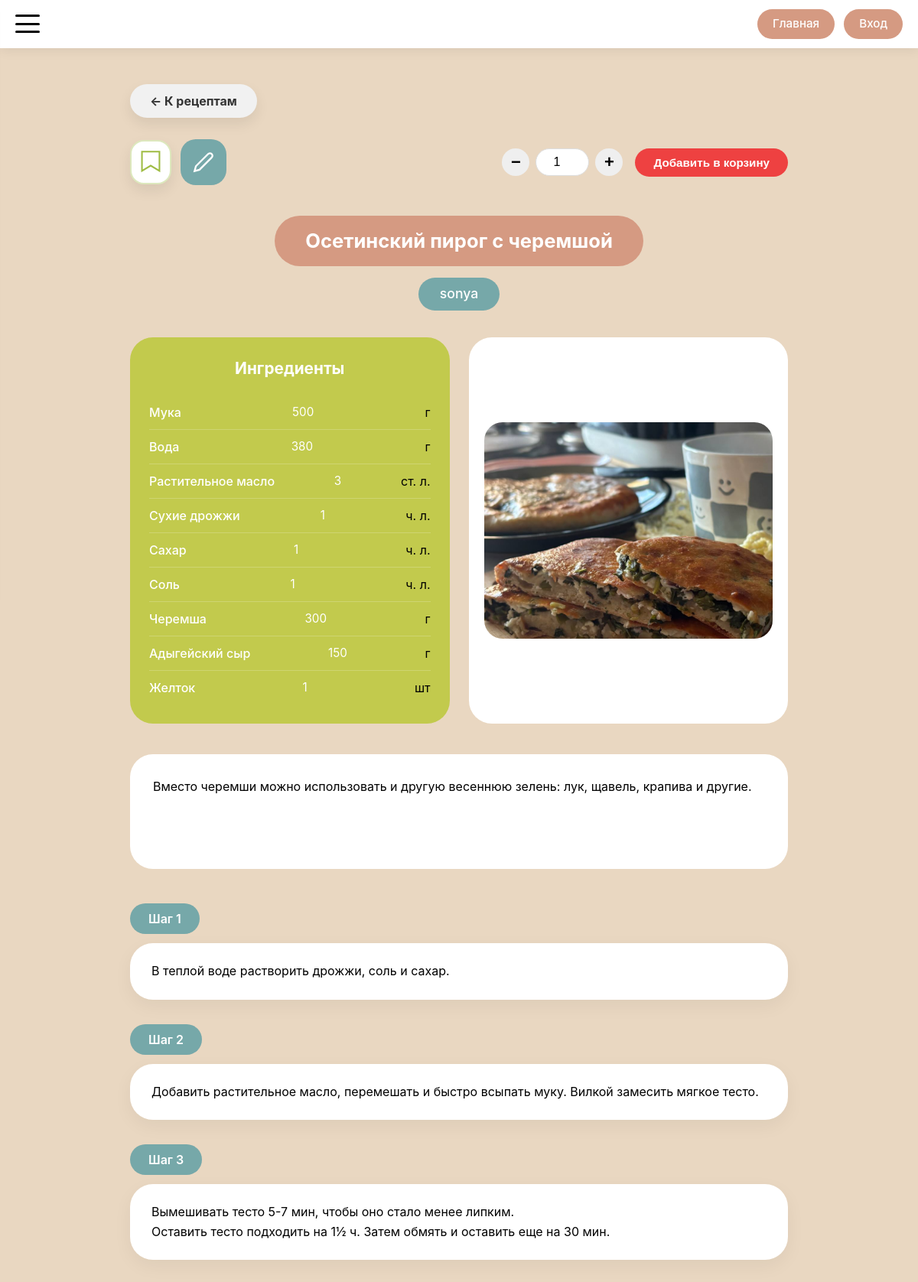
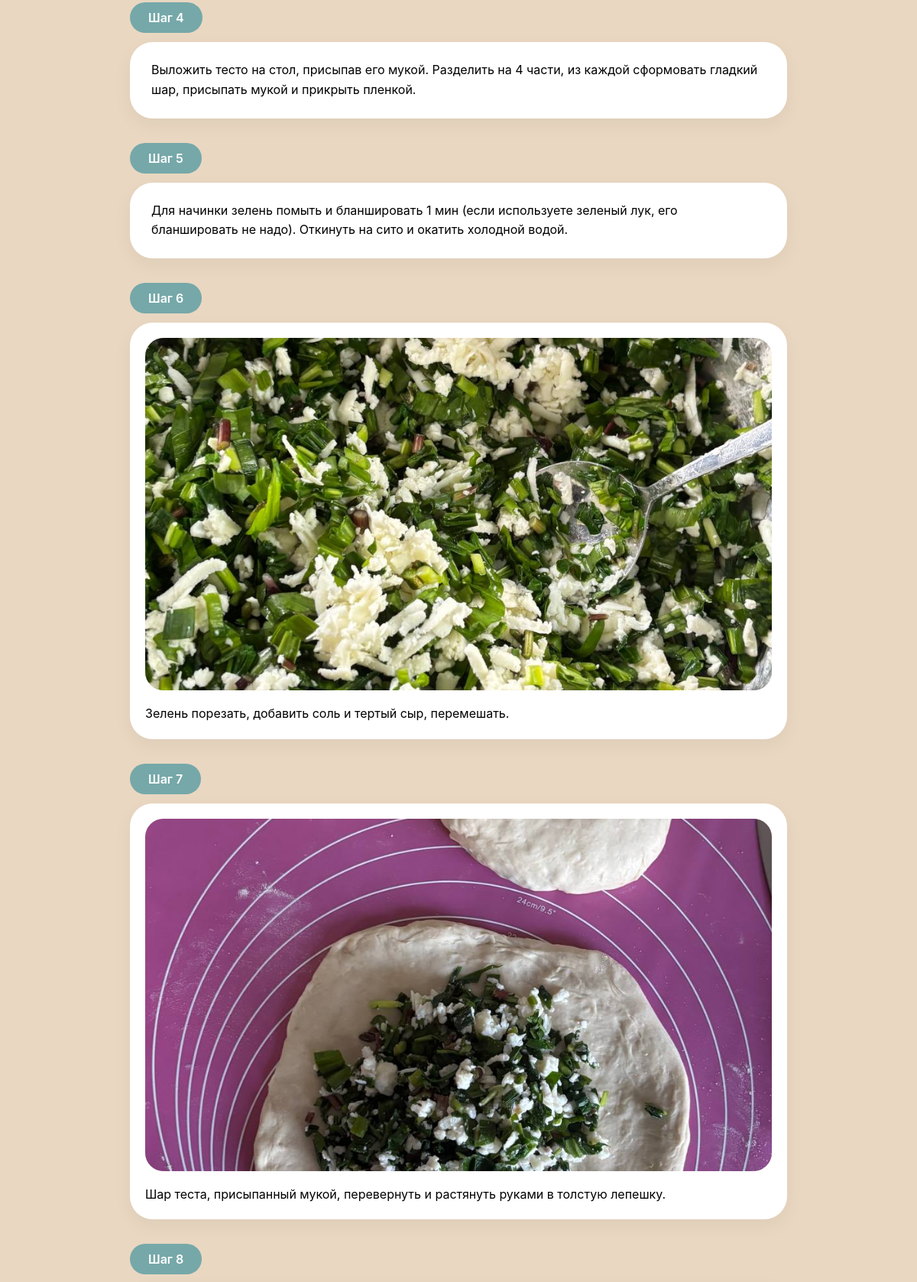
Screenshot of /recipes/9 (upper part) with the database file from the repository (2 pictures, top to bottom).
### models.py (models this page shows, shortened)
class Recipe(db.Model):
    __tablename__ = 'recipe'
    id = db.Column(db.Integer, primary_key=True)
    title = db.Column(db.String(200), nullable=False)
    description = db.Column(db.Text)
    author_id = db.Column(db.Integer, db.ForeignKey('user.id'), nullable=False)
    status = db.Column(db.Enum(RecipeStatusEnum), nullable=False, default=RecipeStatusEnum.PENDING)
    created_at = db.Column(db.DateTime, default=datetime.utcnow)
    updated_at = db.Column(db.DateTime, default=datetime.utcnow, onupdate=datetime.utcnow)
    main_image_url = db.Column(db.String(300))
    calories = db.Column(db.Float, nullable=True)
    proteins = db.Column(db.Float, nullable=True)
    fats = db.Column(db.Float, nullable=True)
    carbohydrates = db.Column(db.Float, nullable=True)
    ingredients = db.Column(db.JSON)  # В SQLAlchemy JSON может хранить массивы
    steps = db.relationship('RecipeStep', backref='recipe', lazy='dynamic', cascade='all, delete-orphan')
    comments = db.relationship('Comment', backref='recipe', lazy='dynamic', cascade='all, delete-orphan')
    notes = db.relationship('Note', backref='recipe', lazy='dynamic', cascade='all, delete-orphan')
    favorites = db.relationship('Favorite', backref='recipe', lazy='dynamic', cascade='all, delete-orphan')
    cart_items = db.relationship('CartItem', backref='recipe', lazy='dynamic', cascade='all, delete-orphan')

class User(db.Model, UserMixin):
    __tablename__ = 'user'
    id = db.Column(db.Integer, primary_key=True)
    username = db.Column(db.String(100), unique=True, nullable=False)
    password_hash = db.Column(db.String(255), nullable=False)
    avatar_url = db.Column(db.String(300))
    created_at = db.Column(db.DateTime, default=datetime.utcnow)
    role = db.Column(db.Enum(UserRoleEnum), nullable=False, default=UserRoleEnum.USER)
    recipes = db.relationship('Recipe', backref='author', lazy='dynamic')
    comments = db.relationship('Comment', backref='author', lazy='dynamic')
    favorites = db.relationship('Favorite', backref='user', lazy='dynamic')
    cart_items = db.relationship('CartItem', backref='user', lazy='dynamic')
    notes = db.relationship('Note', backref='user', lazy='dynamic')
    chefs = db.relationship('Chef', backref='admin', lazy='dynamic')
    articles = db.relationship('Article', backref='author', lazy='dynamic')
    chef_ratings = db.relationship('ChefRating', backref='user', lazy='dynamic', cascade='all, delete-orphan')

class RecipeStep(db.Model):
    __tablename__ = 'recipe_step'
    id = db.Column(db.Integer, primary_key=True)
    recipe_id = db.Column(db.Integer, db.ForeignKey('recipe.id'), nullable=False)
    step_number = db.Column(db.Integer, nullable=False)
    text = db.Column(db.Text, nullable=False)
    image_url = db.Column(db.String(300))
    __table_args__ = (
        db.UniqueConstraint('recipe_id', 'step_number', name='unique_recipe_step'),
    )

### routes/recipe_routes.py (the view, shortened to what this page needs)
@app.route('/recipes/<int:recipe_id>')
def recipe_detail(recipe_id):
    recipe = Recipe.query.get_or_404(recipe_id)
    if current_user.is_authenticated and recipe.author_id == current_user.id:
        return redirect(url_for('recipe_manage', recipe_id=recipe.id))
    is_favorite = False
    cart_servings = 1
    is_in_cart = False
    comments_allowed = recipe.status == RecipeStatusEnum.PUBLISHED
    comments = get_recipe_comments(recipe.id)
    return render_template(
        'recipes/recipe_detail.html',
        recipe=recipe,
        is_favorite=is_favorite,
        cart_servings=cart_servings,
        is_in_cart=is_in_cart,
        comments=comments,
        comments_allowed=comments_allowed
    )

### app.py (called while the page is built)
@app.context_processor
def inject_enums():
    return dict(UserRoleEnum=UserRoleEnum)

### routes/recipe_routes.py (called while the page is built)
def get_recipe_comments(recipe_id):
    comments = (
        Comment.query
        .filter_by(recipe_id=recipe_id)
        .order_by(Comment.created_at.asc())
        .all()
    )
    for comment in comments:
        if comment.created_at and comment.updated_at:
            comment.is_edited = (comment.updated_at - comment.created_at).total_seconds() > 1
        else:
            comment.is_edited = False
    return comments

### templates/recipes/recipe_detail.html (shortened to what this page needs)
{% extends 'base/base.html' %}
{% block main_class %}recipe-detail-main{% endblock %}
{% block container_class %}recipe-detail-container{% endblock %}
{% block content %}
{% with back_url=url_for('recipes'), back_text='К рецептам', back_class='recipe-back-btn' %}
{% include 'components/_back_button.html' %}
{% endwith %}
<div class="recipe-actions-bar">
    <form action="{{ url_for('toggle_favorite', recipe_id=recipe.id) }}" method="POST">
        <button
                type="submit"
                class="recipe-favorite-ribbon js-favorite-toggle {{ 'is-active' if is_favorite else '' }}"
                aria-label="{{ 'Удалить из избранного' if is_favorite else 'Добавить в избранное' }}"
                title="{{ 'Удалить из избранного' if is_favorite else 'Добавить в избранное' }}"
        >
            <svg width="28" height="32" viewBox="0 0 24 28" fill="none" xmlns="http://www.w3.org/2000/svg">
                <path d="M2 2H22V24L12 18L2 24V2Z"/>
            </svg>
        </button>
    </form>
    <a href="{{ url_for('recipe_notes', recipe_id=recipe.id) }}" class="recipe-notes-icon" title="Мои заметки">
        <svg width="28" height="28" viewBox="0 0 24 24" fill="none" stroke="currentColor" stroke-width="2">
            <path d="M17 3a2.85 2.83 0 1 1 4 4L7.5 20.5 2 22l1.5-5.5L17 3z"/>
        </svg>
    </a>
    <div class="recipe-action-buttons">
        <form action="{{ url_for('add_to_cart', recipe_id=recipe.id) }}" method="POST" class="add-to-cart-form">
            <div class="servings-control">
                <button type="button" class="servings-btn" data-action="minus">−</button>
                <input
                        type="number"
                        name="servings"
                        class="servings-input"
                        value="{{ cart_servings }}"
                        min="1"
                >
                <button type="button" class="servings-btn" data-action="plus">+</button>
            </div>
            <button type="submit" class="recipe-action-btn action-cart">
                {% if is_in_cart %}
                Обновить корзину
                {% else %}
                Добавить в корзину
                {% endif %}
            </button>
        </form>
    </div>
</div>
<div class="recipe-info-block">
    <div class="recipe-title-wrapper">
        <div class="recipe-title-pill">{{ recipe.title }}</div>
    </div>
    <div class="recipe-author-wrapper">
        <div class="recipe-author-pill">{{ recipe.author.username }}</div>
    </div>
    <div class="recipe-ingredients-photo-row">
        <div class="recipe-ingredients-box">
            <div class="recipe-ingredients-title">Ингредиенты</div>
            <ul class="recipe-ingredients-list">
                {% for ingredient in recipe.ingredients %}
                <li class="recipe-ingredient-item">
                    <span class="ingredient-name">{{ ingredient.name }}</span>
                    <span class="ingredient-amount">{{ ingredient.amount }}</span>
                    <span class="ingredient-unit">{{ ingredient.unit }}</span>
                </li>
                {% endfor %}
            </ul>
        </div>
        {% if recipe.main_image_url %}
        <div class="recipe-photo-box">
            <div class="recipe-photo-inner">
                <img src="{{ recipe.main_image_url }}"
                     alt="{{ recipe.title }}">
            </div>
        </div>
        {% endif %}
    </div>
</div>
<div class="recipe-description-block">
    <div class="recipe-description-card">
        <div class="recipe-description-content">{{ recipe.description|safe }}</div>
    </div>
</div>
<div class="recipe-steps-block">
    {% for step in recipe.steps %}
    {% set step_index = loop.index %}
    {% include 'components/_step_block.html' with context %}
    {% endfor %}
</div>
{% endblock %}

### templates/base/base.html (shortened to what this page needs)
<!DOCTYPE html>
<html lang="ru">
<head>
    <link href="https://googleapis.com/css2?family=Inter:opsz,wght@14..32,300;14..32,400;14..32,500;14..32,600;14..32,700&display=swap" rel="stylesheet">
    <link rel="stylesheet" href="{{ url_for('static', filename='css/style.css') }}">
</head>
<body>
    {% if request.endpoint != 'auth' %}
        {% include 'components/_header.html' %}
    {% endif %}
    <main class="main {% block main_class %}{% endblock %}">
        <div class="container {% block container_class %}{% endblock %}">
            {% block content %}{% endblock %}
        </div>
    </main>
</body>
</html>

### templates/components/_header.html (shortened to what this page needs)
<header class="header">
    <div class="header-container container">
        <button class="burger-btn" id="burgerBtn">
            <span></span>
            <span></span>
            <span></span>
        </button>
        <div class="header-buttons">
            <a href="{{ url_for('index') }}" class="header-btn">Главная</a>
            {% if current_user.is_authenticated %}
                <a href="{{ url_for('profile') }}" class="header-btn">Профиль</a>
            {% else %}
                <a href="{{ url_for('auth') }}" class="header-btn">Вход</a>
            {% endif %}
        </div>
    </div>
</header>

### templates/components/_back_button.html
<div class="page-back-wrapper">
    <a href="{{ back_url }}" class="page-back-btn {{ back_class }}">
        ← {{ back_text }}
    </a>
</div>

### templates/components/_step_block.html
<div class="recipe-step-item">
    <div class="step-number-pill">Шаг {{ step_index }}</div>
    <div class="step-card">
        {% if step.image_url %}
        <div class="step-image">
            <img src="{{ step.image_url }}"
                 alt="Шаг {{ step_index }}">
        </div>
        {% endif %}
        <div class="step-text">{{ step.text }}</div>
    </div>
</div>

### rows the page displays
Recipe: title "Осетинский пирог с черемшой", main_image_url (picture), description "Вместо черемши можно использовать и другую весеннюю зелень: лук, щавель, крапива и другие."
User: author.username "sonya"
RecipeStep: step_number "1", text "В теплой воде растворить дрожжи, соль и сахар."
RecipeStep: step_number "2", text "Добавить растительное масло, перемешать и быстро всыпать муку. Вилкой замесить мягкое тесто."
RecipeStep: step_number "3", text "Вымешивать тесто 5-7 мин, чтобы оно стало менее липким. Оставить тесто подходить на 1½ ч. Затем обмять и оставить еще на 30 мин."
RecipeStep: step_number "4", text "Выложить тесто на стол, присыпав его мукой. Разделить на 4 части, из каждой сформовать гладкий шар, присыпать мукой и прикрыть пленкой."
RecipeStep: step_number "5", text "Для начинки зелень помыть и бланшировать 1 мин (если используете зеленый лук, его бланшировать не надо). Откинуть на сито и окатить холодной водой."
RecipeStep: step_number "6", image_url (picture), text "Зелень порезать, добавить соль и тертый сыр, перемешать."
RecipeStep: step_number "7", image_url (picture), text "Шар теста, присыпанный мукой, перевернуть и растянуть руками в толстую лепешку."
RecipeStep: step_number "8"

### other values shown
{{ back_text }} "К рецептам"
{{ ingredient.name }} "Мука" "Вода" "Растительное масло" "Сухие дрожжи" "Сахар" "Соль" "Черемша" "Адыгейский сыр" "Желток"
{{ ingredient.amount }} "500" "380" "3" "1" "1" "1" "300" "150" "1"
{{ ingredient.unit }} "г" "г" "ст. л." "ч. л." "ч. л." "ч. л." "г" "г" "шт"
